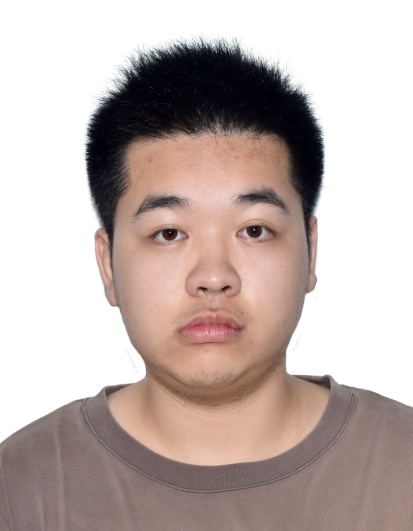
#> input picture Homework1/part2/data_additional/CHEN Yanzhi.jpg, 413 x 531 px
$ jupyter execute --allow-errors answer_additional.ipynb
#> lines starting #> are read from the running program, lines starting #| are printed output that depends on the picture; long printed decimals are rounded
[cell 1]
# 1. 导入库
import numpy as np
from PIL import Image
from sklearn.decomposition import PCA
import matplotlib.pyplot as plt

# 2. 加载单张图片
def load_single_image(file_path, target_size=(100, 100)):
    """加载并预处理单张图片"""
#> called with file_path = './data_additional/CHEN Yanzhi.jpg', target_size = (100, 100)
    img = Image.open(file_path).convert('RGB')  # 确保为RGB格式
#> img is the input picture: PIL image 413x531 RGB; mean R, G, B 192.4, 177.8, 173.3
    img = img.resize(target_size)  # 调整尺寸以控制计算量
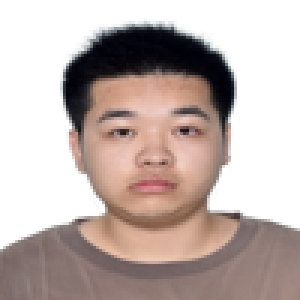
#> img: PIL image 100x100 RGB (shown 3 times larger); mean R, G, B 192.3, 177.7, 173.3
    img_array = np.array(img)
    return img_array

# 3. 主流程
# ----------------------------------------------------------
# 设置参数
image_path = "./data_additional/CHEN Yanzhi.jpg"  # 替换为实际图片路径
target_size = (100, 100)       # 控制图片分辨率

# 加载图片
original_img = load_single_image(image_path, target_size)

# 展平数据（注意：单张图片需包装成二维数组）
img_flattened = original_img.reshape(1, -1).astype(np.float32) / 255.0

# 4. 特殊处理：PCA需要多样本数据（解决方法：复制生成虚拟数据集）
n_virtual_samples = 10  # 虚拟样本数量（仅用于演示）
virtual_data = np.repeat(img_flattened, n_virtual_samples, axis=0)

# 执行PCA（训练+转换）
pca = PCA(n_components = 9)
pca.fit(virtual_data)  # 在虚拟数据上训练
img_pca = pca.transform(img_flattened)  # 转换原始图片

# 5. 重建图片
reconstructed = pca.inverse_transform(img_pca)
reconstructed_img = (reconstructed.reshape(original_img.shape) * 255).clip(0, 255).astype(np.uint8)

# 6. 可视化对比
plt.figure(figsize=(10, 5))
plt.subplot(1, 2, 1)
plt.imshow(original_img)
plt.title("Original Image")
plt.axis('off')

plt.subplot(1, 2, 2)
plt.imshow(reconstructed_img)
plt.title("Reconstructed from PCA")
plt.axis('off')

plt.show()
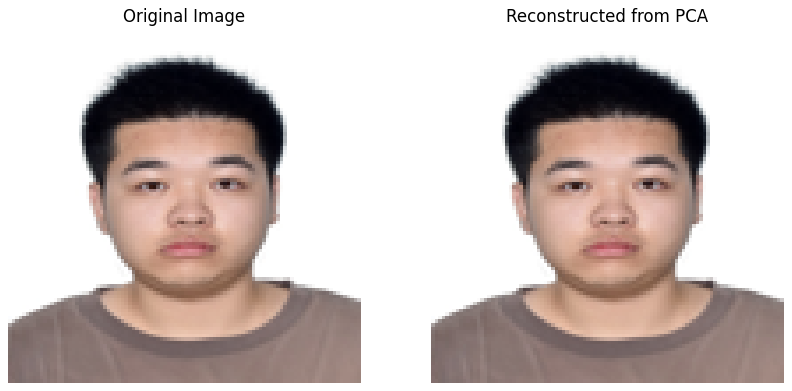
#> figure drawn by matplotlib, 2 panels

# 输出关键信息
print("原始图片形状:", original_img.shape)
#| 原始图片形状: (100, 100, 3)
print("降维后特征数:", img_pca.shape[1])
#| 降维后特征数: 9
print("重建MSE误差:", np.mean((original_img - reconstructed_img)**2))
#| 重建MSE误差: 0.0

[cell 2]
def load_single_image(file_path, target_size=(100, 100)):
    """加载并预处理单张图片"""
    img = Image.open(file_path).convert('RGB')  # 确保为RGB格式
    img = img.resize(target_size)  # 调整尺寸以控制计算量
    img_array = np.array(img)
    return img_array

[cell 3]
image_path = "your_image.jpg"  # 替换为实际图片路径
target_size = (100, 100)       # 控制图片分辨率

# 加载图片
#> (the rest of this cell did not finish here and is left out)

[cell 4]
plt.figure(figsize=(10, 5))
plt.plot(np.cumsum(pca.explained_variance_ratio_), 'r-o')
plt.xlabel('Number of Components')
plt.ylabel('Cumulative Explained Variance')
plt.title('PCA Explained Variance Ratio')
plt.grid(True)
plt.show()
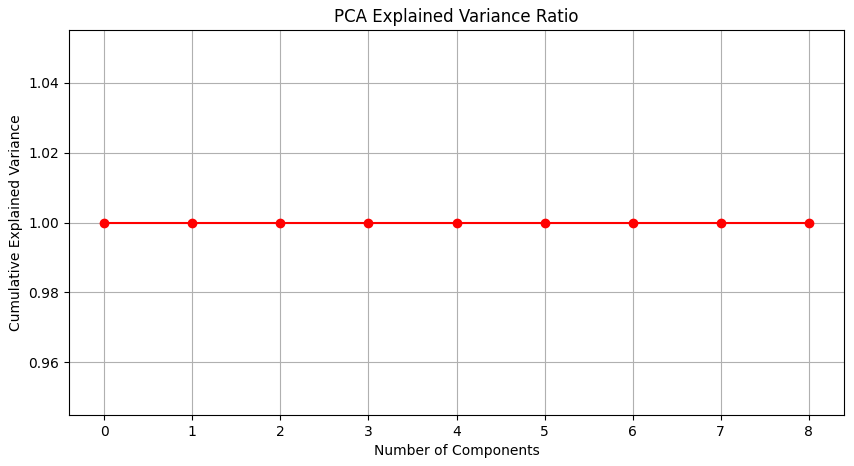
#> figure drawn by matplotlib, 1 panel

$ run again, with Homework1/part2/acc.png saved as Homework1/part2/data_additional/CHEN Yanzhi.jpg
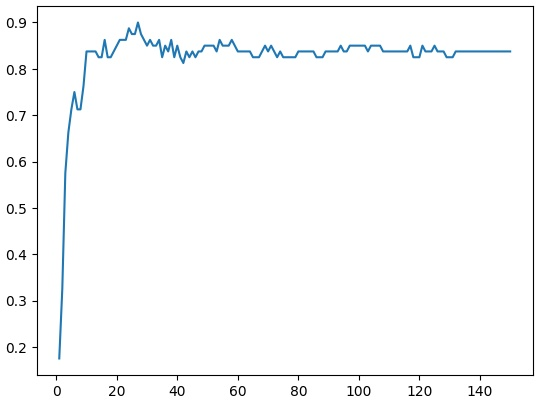
#> input picture Homework1/part2/acc.png, 537 x 400 px
#> in load_single_image, img is the input picture: PIL image 537x400 RGB; mean R, G, B 249.1, 250, 250.4
#> in load_single_image, `img = img.resize(target_size)`:
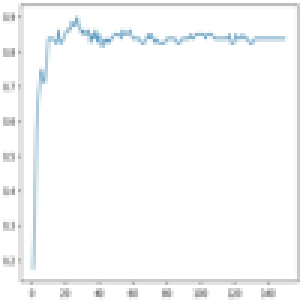
#> img: PIL image 100x100 RGB (shown 3 times larger); mean R, G, B 248.7, 249.6, 250.1
#> `plt.show()`:
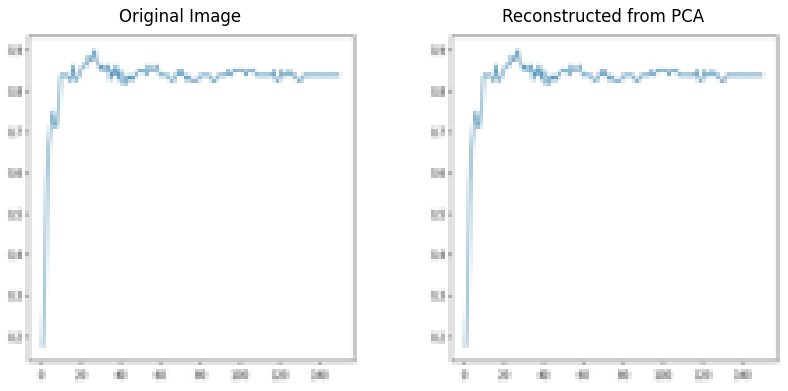
#> figure drawn by matplotlib, 2 panels
#| 原始图片形状: (100, 100, 3)
#| 降维后特征数: 9
#| 重建MSE误差: 0.0002333

$ run again, with Homework1/part2/faces.png saved as Homework1/part2/data_additional/CHEN Yanzhi.jpg
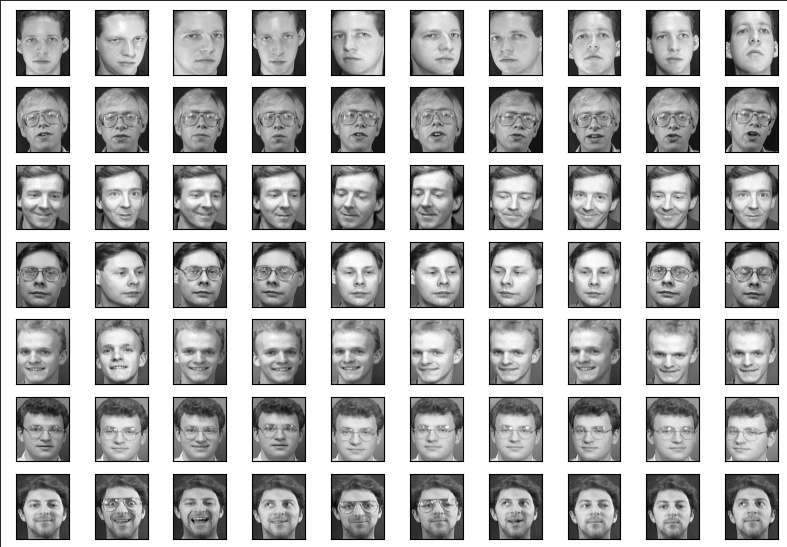
#> input picture Homework1/part2/faces.png, 787 x 547 px
#> in load_single_image, img is the input picture: PIL image 787x547 RGB; mean R, G, B 181, 181, 181
#> in load_single_image, `img = img.resize(target_size)`:
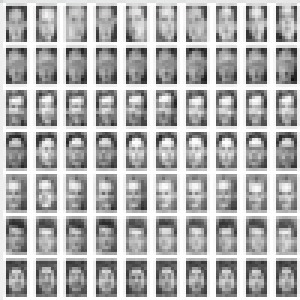
#> img: PIL image 100x100 RGB (shown 3 times larger); mean R, G, B 180.6, 180.6, 180.6
#> `plt.show()`:
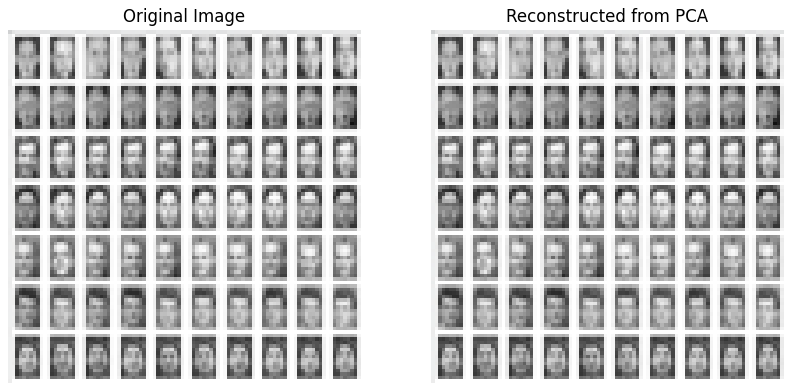
#> figure drawn by matplotlib, 2 panels
#| 原始图片形状: (100, 100, 3)
#| 降维后特征数: 9
#| 重建MSE误差: 0.2638
